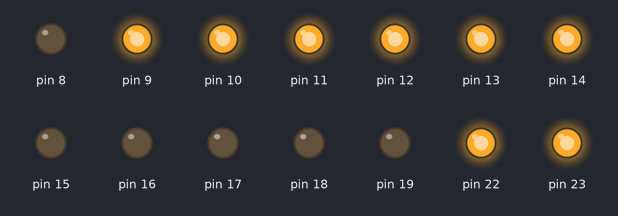
A sketch run on a simulated Arduino Uno, built with avr-gcc and run on an emulated ATmega328P. On the bench: output pins drawn as LEDs (lit = HIGH).

Above: at 0.5 s.
At 1.5 s:
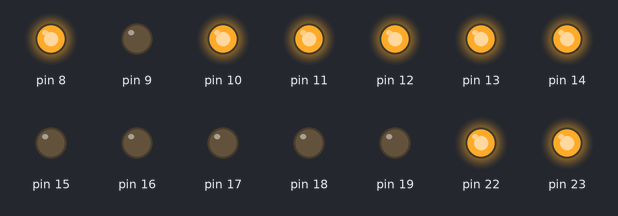
At 2.5 s:
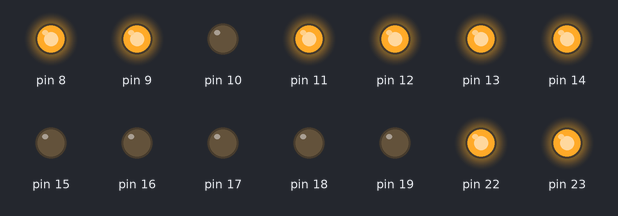
At 3.5 s:
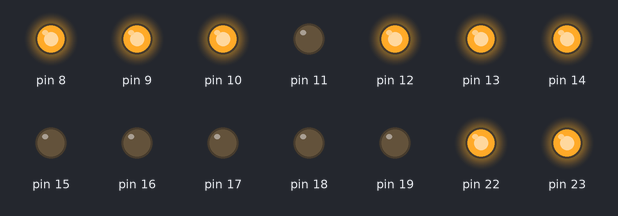
At 4.5 s:
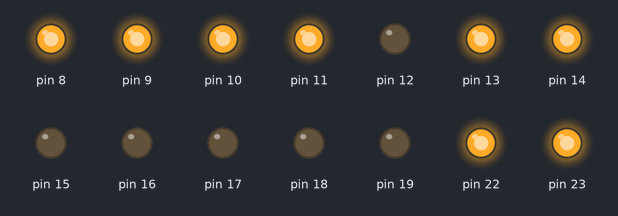
Timing chart, 0 to 5.8 s (numbered marks = the images above):
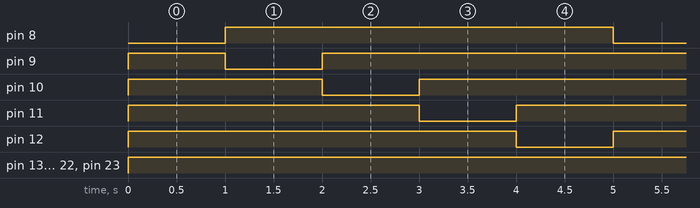

The sketch:

5.1.ino
```cpp
#include <avr/io.h>
#include <util/delay.h>
#include <avr/interrupt.h>

int main()
{
  DDRB = 0xFF;
  DDRC = 0xFF;
  PORTB = 0xFF;
  PORTC = 0x00;
  while(true){
    PORTC = 0x01;
    PORTB = 0xFE;
    _delay_ms(1000);
    PORTB = 0xFD;
    _delay_ms(1000);
    PORTB = 0xFB;
    _delay_ms(1000);
    PORTB = 0xF7;
    _delay_ms(1000);
    PORTB = 0xEF;
    _delay_ms(1000);
  }
}
```

Measured:
- by itself, pin 8, pin 12: alternates HIGH for 4.0 s and LOW for 1.0 s
- by itself, pin 9–11: repeats every 5.0 s: LOW 1.0 s, HIGH 4.0 s
- by itself, pin 13, pin 14, pin 22, pin 23: LOW → HIGH at 0.00 s
